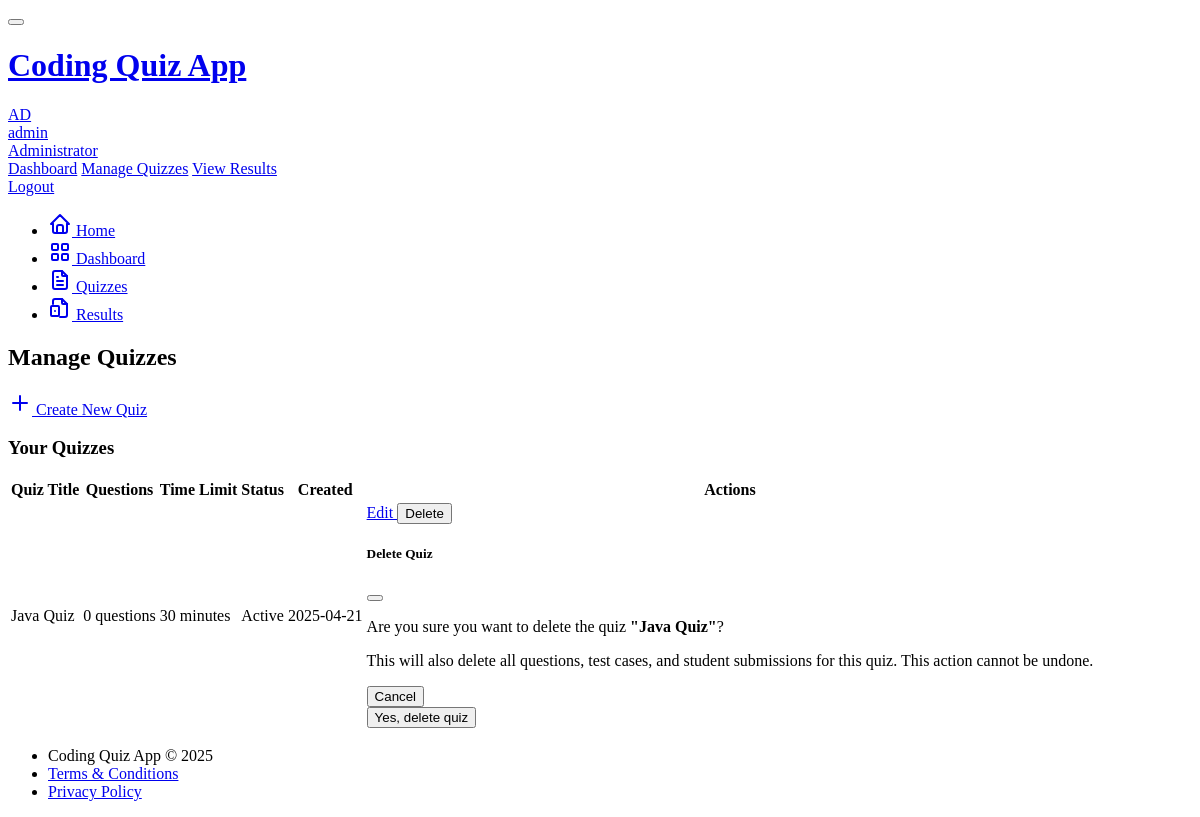
The app's page /admin/quizzes (signed in), older data.
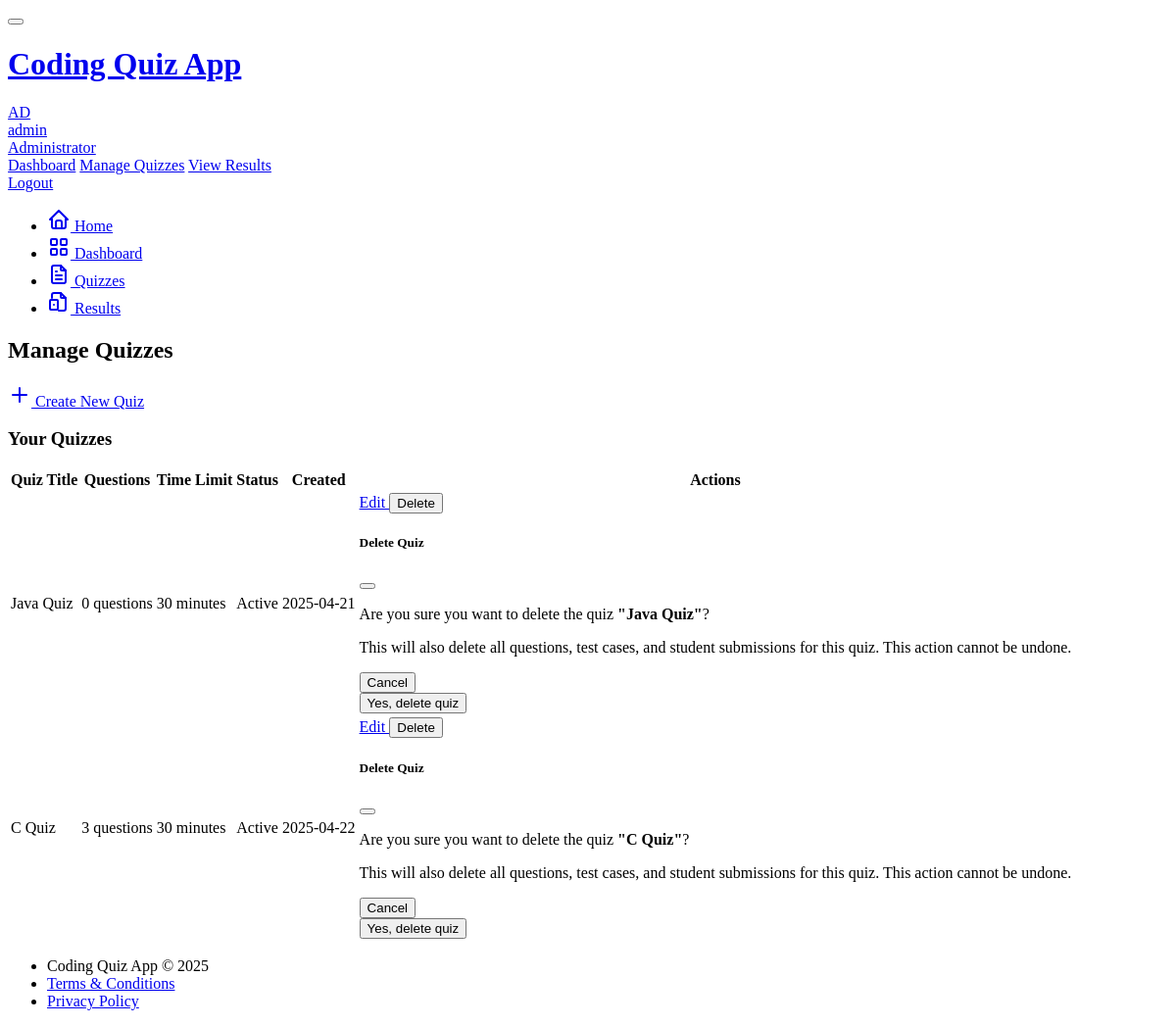
The same page, newer data.
### models.py (models this page shows, shortened)
class Quiz(db.Model):
    id = db.Column(db.Integer, primary_key=True)
    title = db.Column(db.String(100), nullable=False)
    description = db.Column(db.Text)
    is_active = db.Column(db.Boolean, default=True)
    time_limit = db.Column(db.Integer, default=30)  # minutes
    created_at = db.Column(db.DateTime, default=datetime.utcnow)
    updated_at = db.Column(db.DateTime, default=datetime.utcnow, onupdate=datetime.utcnow)
    author_id = db.Column(db.Integer, db.ForeignKey('user.id'))
    questions = db.relationship('Question', backref='quiz', lazy='dynamic', cascade='all, delete-orphan')
    submissions = db.relationship('Submission', backref='quiz', lazy='dynamic')

### app/routes/admin.py (the view)
@admin_bp.route('/quizzes', methods=['GET'])
@admin_required
def quizzes():
    quizzes = Quiz.query.filter_by(author_id=current_user.id).all()
    return render_template('admin/quizzes.html', quizzes=quizzes, title='Manage Quizzes')

### app/routes/admin.py (called while the page is built)
def admin_required(func):
    @wraps(func)
    @login_required
    def decorated_view(*args, **kwargs):
        if not current_user.is_admin:
            abort(403)
        return func(*args, **kwargs)
    return decorated_view

### app/templates/admin/quizzes.html (shortened to what the changed rows need)
{% extends "base.html" %}
{% block page_title %}
Manage Quizzes
{% endblock %}
{% block content %}
<div class="card">
    <div class="card-body">
        {% if quizzes %}
        <div class="table-responsive">
            <table class="table table-vcenter card-table">
                <thead>
                    <tr>
                        <th>Quiz Title</th>
                        <th>Questions</th>
                        <th>Time Limit</th>
                        <th>Status</th>
                        <th>Created</th>
                        <th class="w-1">Actions</th>
                    </tr>
                </thead>
                <tbody>
                    {% for quiz in quizzes %}
                    <tr>
                        <td>{{ quiz.title }}</td>
                        <td>{{ quiz.questions.count() }} questions</td>
                        <td>{{ quiz.time_limit }} minutes</td>
                        <td>
                            {% if quiz.is_active %}
                                <span class="badge bg-success">Active</span>
                            {% else %}
                                <span class="badge bg-secondary">Inactive</span>
                            {% endif %}
                        </td>
                        <td>{{ quiz.created_at.strftime('%Y-%m-%d') }}</td>
                        <td>
                            <div class="btn-list flex-nowrap">
                                <a href="{{ url_for('admin.edit_quiz', quiz_id=quiz.id) }}" class="btn btn-sm btn-primary">
                                    Edit
                                </a>
                                <button type="button" class="btn btn-sm btn-danger"
                                        data-bs-toggle="modal" data-bs-target="#modal-delete-quiz-{{ quiz.id }}">
                                    Delete
                                </button>
                            </div>
                            <div class="modal modal-blur fade" id="modal-delete-quiz-{{ quiz.id }}" tabindex="-1" role="dialog" aria-hidden="true">
                                <div class="modal-dialog modal-dialog-centered" role="document">
                                    <div class="modal-content">
                                        <div class="modal-header">
                                            <h5 class="modal-title">Delete Quiz</h5>
                                            <button type="button" class="btn-close" data-bs-dismiss="modal" aria-label="Close"></button>
                                        </div>
                                        <div class="modal-body">
                                            <p>Are you sure you want to delete the quiz <strong>"{{ quiz.title }}"</strong>?</p>
                                            <p class="text-danger">This will also delete all questions, test cases, and student submissions for this quiz. This action cannot be undone.</p>
                                        </div>
                                        <div class="modal-footer">
                                            <button type="button" class="btn btn-link link-secondary" data-bs-dismiss="modal">
                                                Cancel
                                            </button>
                                            <form action="{{ url_for('admin.delete_quiz', quiz_id=quiz.id) }}" method="post">
                                                <button type="submit" class="btn btn-danger ms-auto">
                                                    Yes, delete quiz
                                                </button>
                                            </form>
                                        </div>
                                    </div>
                                </div>
                            </div>
                        </td>
                    </tr>
                    {% endfor %}
                </tbody>
            </table>
        </div>
        {% endif %}
    </div>
</div>
{% endblock %}

Row changes from the older to the newer data that the page shows:
added Quiz: title "C Quiz", questions.count "3", time_limit "30", is_active "Active", created_at "2025-04-22"
